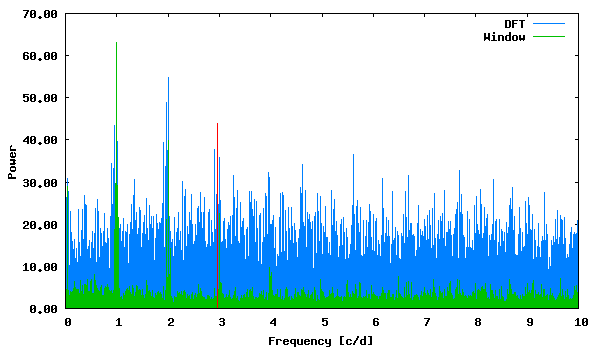

Source code (gnuplot):
set term png size 600,350 medium
set colors classic
set output "phase_lc_13.deeming.png"
set xlabel "Frequency [c/d]"
set ylabel "Power"
set format y "%5.2f"
plot "deeming.periodogram" using 1:2 with lines linecolor 3 title "DFT", "deeming.periodogram" using 1:3 with lines linecolor 2 title "Window", "<echo '2.966272 43.86640641'" with impulses linecolor 1 title ""
 
